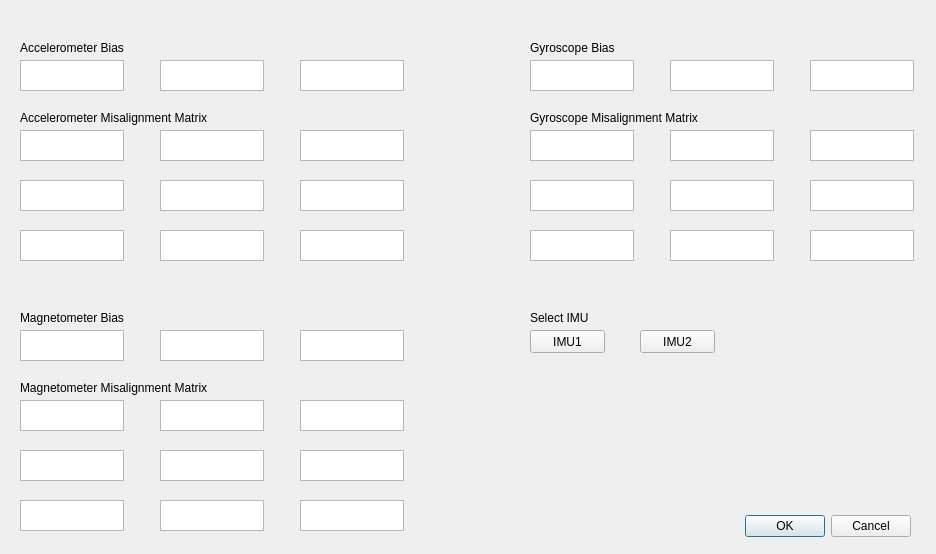
<?xml version="1.0" encoding="UTF-8"?>
<ui version="4.0">
 <class>calibrationDialog</class>
 <widget class="QDialog" name="calibrationDialog">
  <property name="geometry">
   <rect>
    <x>0</x>
    <y>0</y>
    <width>936</width>
    <height>554</height>
   </rect>
  </property>
  <property name="windowTitle">
   <string>Calibration dialog</string>
  </property>
  <widget class="QDialogButtonBox" name="buttonBox">
   <property name="geometry">
    <rect>
     <x>570</x>
     <y>510</y>
     <width>341</width>
     <height>32</height>
    </rect>
   </property>
   <property name="orientation">
    <enum>Qt::Horizontal</enum>
   </property>
   <property name="standardButtons">
    <set>QDialogButtonBox::Cancel|QDialogButtonBox::Ok</set>
   </property>
  </widget>
  <widget class="QLabel" name="labelaccbias">
   <property name="geometry">
    <rect>
     <x>20</x>
     <y>40</y>
     <width>181</width>
     <height>16</height>
    </rect>
   </property>
   <property name="text">
    <string>Accelerometer Bias</string>
   </property>
  </widget>
  <widget class="QTextEdit" name="textEditaccBx">
   <property name="geometry">
    <rect>
     <x>20</x>
     <y>60</y>
     <width>104</width>
     <height>31</height>
    </rect>
   </property>
  </widget>
  <widget class="QTextEdit" name="textEditaccBy">
   <property name="geometry">
    <rect>
     <x>160</x>
     <y>60</y>
     <width>104</width>
     <height>31</height>
    </rect>
   </property>
  </widget>
  <widget class="QTextEdit" name="textEditaccBz">
   <property name="geometry">
    <rect>
     <x>300</x>
     <y>60</y>
     <width>104</width>
     <height>31</height>
    </rect>
   </property>
  </widget>
  <widget class="QLabel" name="labelaccmat">
   <property name="geometry">
    <rect>
     <x>20</x>
     <y>110</y>
     <width>231</width>
     <height>16</height>
    </rect>
   </property>
   <property name="text">
    <string>Accelerometer Misalignment Matrix</string>
   </property>
  </widget>
  <widget class="QTextEdit" name="textEditaccM13">
   <property name="geometry">
    <rect>
     <x>300</x>
     <y>130</y>
     <width>104</width>
     <height>31</height>
    </rect>
   </property>
  </widget>
  <widget class="QTextEdit" name="textEditaccM12">
   <property name="geometry">
    <rect>
     <x>160</x>
     <y>130</y>
     <width>104</width>
     <height>31</height>
    </rect>
   </property>
  </widget>
  <widget class="QTextEdit" name="textEditaccM11">
   <property name="geometry">
    <rect>
     <x>20</x>
     <y>130</y>
     <width>104</width>
     <height>31</height>
    </rect>
   </property>
  </widget>
  <widget class="QTextEdit" name="textEditaccM23">
   <property name="geometry">
    <rect>
     <x>300</x>
     <y>180</y>
     <width>104</width>
     <height>31</height>
    </rect>
   </property>
  </widget>
  <widget class="QTextEdit" name="textEditaccM22">
   <property name="geometry">
    <rect>
     <x>160</x>
     <y>180</y>
     <width>104</width>
     <height>31</height>
    </rect>
   </property>
  </widget>
  <widget class="QTextEdit" name="textEditaccM21">
   <property name="geometry">
    <rect>
     <x>20</x>
     <y>180</y>
     <width>104</width>
     <height>31</height>
    </rect>
   </property>
  </widget>
  <widget class="QTextEdit" name="textEditaccM32">
   <property name="geometry">
    <rect>
     <x>160</x>
     <y>230</y>
     <width>104</width>
     <height>31</height>
    </rect>
   </property>
  </widget>
  <widget class="QTextEdit" name="textEditaccM31">
   <property name="geometry">
    <rect>
     <x>20</x>
     <y>230</y>
     <width>104</width>
     <height>31</height>
    </rect>
   </property>
  </widget>
  <widget class="QTextEdit" name="textEditaccM33">
   <property name="geometry">
    <rect>
     <x>300</x>
     <y>230</y>
     <width>104</width>
     <height>31</height>
    </rect>
   </property>
  </widget>
  <widget class="QTextEdit" name="textEditmagM22">
   <property name="geometry">
    <rect>
     <x>160</x>
     <y>450</y>
     <width>104</width>
     <height>31</height>
    </rect>
   </property>
  </widget>
  <widget class="QTextEdit" name="textEditmagM31">
   <property name="geometry">
    <rect>
     <x>20</x>
     <y>500</y>
     <width>104</width>
     <height>31</height>
    </rect>
   </property>
  </widget>
  <widget class="QLabel" name="labelmagbias">
   <property name="geometry">
    <rect>
     <x>20</x>
     <y>310</y>
     <width>181</width>
     <height>16</height>
    </rect>
   </property>
   <property name="text">
    <string>Magnetometer Bias</string>
   </property>
  </widget>
  <widget class="QTextEdit" name="textEditmagM11">
   <property name="geometry">
    <rect>
     <x>20</x>
     <y>400</y>
     <width>104</width>
     <height>31</height>
    </rect>
   </property>
  </widget>
  <widget class="QTextEdit" name="textEditmagM21">
   <property name="geometry">
    <rect>
     <x>20</x>
     <y>450</y>
     <width>104</width>
     <height>31</height>
    </rect>
   </property>
  </widget>
  <widget class="QTextEdit" name="textEditmagBz">
   <property name="geometry">
    <rect>
     <x>300</x>
     <y>330</y>
     <width>104</width>
     <height>31</height>
    </rect>
   </property>
  </widget>
  <widget class="QTextEdit" name="textEditmagBy">
   <property name="geometry">
    <rect>
     <x>160</x>
     <y>330</y>
     <width>104</width>
     <height>31</height>
    </rect>
   </property>
  </widget>
  <widget class="QTextEdit" name="textEditmagM33">
   <property name="geometry">
    <rect>
     <x>300</x>
     <y>500</y>
     <width>104</width>
     <height>31</height>
    </rect>
   </property>
  </widget>
  <widget class="QTextEdit" name="textEditmagBx">
   <property name="geometry">
    <rect>
     <x>20</x>
     <y>330</y>
     <width>104</width>
     <height>31</height>
    </rect>
   </property>
  </widget>
  <widget class="QTextEdit" name="textEditmagM12">
   <property name="geometry">
    <rect>
     <x>160</x>
     <y>400</y>
     <width>104</width>
     <height>31</height>
    </rect>
   </property>
  </widget>
  <widget class="QLabel" name="labelmagmat">
   <property name="geometry">
    <rect>
     <x>20</x>
     <y>380</y>
     <width>231</width>
     <height>16</height>
    </rect>
   </property>
   <property name="text">
    <string>Magnetometer Misalignment Matrix</string>
   </property>
  </widget>
  <widget class="QTextEdit" name="textEditmagM23">
   <property name="geometry">
    <rect>
     <x>300</x>
     <y>450</y>
     <width>104</width>
     <height>31</height>
    </rect>
   </property>
  </widget>
  <widget class="QTextEdit" name="textEditmagM13">
   <property name="geometry">
    <rect>
     <x>300</x>
     <y>400</y>
     <width>104</width>
     <height>31</height>
    </rect>
   </property>
  </widget>
  <widget class="QTextEdit" name="textEditmagM32">
   <property name="geometry">
    <rect>
     <x>160</x>
     <y>500</y>
     <width>104</width>
     <height>31</height>
    </rect>
   </property>
  </widget>
  <widget class="QTextEdit" name="textEditgyrM22">
   <property name="geometry">
    <rect>
     <x>670</x>
     <y>180</y>
     <width>104</width>
     <height>31</height>
    </rect>
   </property>
  </widget>
  <widget class="QTextEdit" name="textEditgyrM31">
   <property name="geometry">
    <rect>
     <x>530</x>
     <y>230</y>
     <width>104</width>
     <height>31</height>
    </rect>
   </property>
  </widget>
  <widget class="QLabel" name="labelgyrbas">
   <property name="geometry">
    <rect>
     <x>530</x>
     <y>40</y>
     <width>181</width>
     <height>16</height>
    </rect>
   </property>
   <property name="text">
    <string>Gyroscope Bias</string>
   </property>
  </widget>
  <widget class="QTextEdit" name="textEditgyrM11">
   <property name="geometry">
    <rect>
     <x>530</x>
     <y>130</y>
     <width>104</width>
     <height>31</height>
    </rect>
   </property>
  </widget>
  <widget class="QTextEdit" name="textEditgyrM21">
   <property name="geometry">
    <rect>
     <x>530</x>
     <y>180</y>
     <width>104</width>
     <height>31</height>
    </rect>
   </property>
  </widget>
  <widget class="QTextEdit" name="textEditgyrBz">
   <property name="geometry">
    <rect>
     <x>810</x>
     <y>60</y>
     <width>104</width>
     <height>31</height>
    </rect>
   </property>
  </widget>
  <widget class="QTextEdit" name="textEditgyrBy">
   <property name="geometry">
    <rect>
     <x>670</x>
     <y>60</y>
     <width>104</width>
     <height>31</height>
    </rect>
   </property>
  </widget>
  <widget class="QTextEdit" name="textEditgyrM33">
   <property name="geometry">
    <rect>
     <x>810</x>
     <y>230</y>
     <width>104</width>
     <height>31</height>
    </rect>
   </property>
  </widget>
  <widget class="QTextEdit" name="textEditgyrBx">
   <property name="geometry">
    <rect>
     <x>530</x>
     <y>60</y>
     <width>104</width>
     <height>31</height>
    </rect>
   </property>
  </widget>
  <widget class="QTextEdit" name="textEditgyrM12">
   <property name="geometry">
    <rect>
     <x>670</x>
     <y>130</y>
     <width>104</width>
     <height>31</height>
    </rect>
   </property>
  </widget>
  <widget class="QLabel" name="labelgyrmat">
   <property name="geometry">
    <rect>
     <x>530</x>
     <y>110</y>
     <width>231</width>
     <height>16</height>
    </rect>
   </property>
   <property name="text">
    <string>Gyroscope Misalignment Matrix</string>
   </property>
  </widget>
  <widget class="QTextEdit" name="textEditgyrM23">
   <property name="geometry">
    <rect>
     <x>810</x>
     <y>180</y>
     <width>104</width>
     <height>31</height>
    </rect>
   </property>
  </widget>
  <widget class="QTextEdit" name="textEditgyrM13">
   <property name="geometry">
    <rect>
     <x>810</x>
     <y>130</y>
     <width>104</width>
     <height>31</height>
    </rect>
   </property>
  </widget>
  <widget class="QTextEdit" name="textEditgyrM32">
   <property name="geometry">
    <rect>
     <x>670</x>
     <y>230</y>
     <width>104</width>
     <height>31</height>
    </rect>
   </property>
  </widget>
  <widget class="QPushButton" name="pushButtonIMU1">
   <property name="geometry">
    <rect>
     <x>530</x>
     <y>330</y>
     <width>75</width>
     <height>23</height>
    </rect>
   </property>
   <property name="text">
    <string>IMU1</string>
   </property>
  </widget>
  <widget class="QLabel" name="labelIMUsel">
   <property name="geometry">
    <rect>
     <x>530</x>
     <y>310</y>
     <width>81</width>
     <height>16</height>
    </rect>
   </property>
   <property name="text">
    <string>Select IMU</string>
   </property>
  </widget>
  <widget class="QPushButton" name="pushButtonIMU2">
   <property name="geometry">
    <rect>
     <x>640</x>
     <y>330</y>
     <width>75</width>
     <height>23</height>
    </rect>
   </property>
   <property name="text">
    <string>IMU2</string>
   </property>
  </widget>
 </widget>
 <resources/>
 <connections>
  <connection>
   <sender>buttonBox</sender>
   <signal>accepted()</signal>
   <receiver>calibrationDialog</receiver>
   <slot>accept()</slot>
   <hints>
    <hint type="sourcelabel">
     <x>248</x>
     <y>254</y>
    </hint>
    <hint type="destinationlabel">
     <x>157</x>
     <y>274</y>
    </hint>
   </hints>
  </connection>
  <connection>
   <sender>buttonBox</sender>
   <signal>rejected()</signal>
   <receiver>calibrationDialog</receiver>
   <slot>reject()</slot>
   <hints>
    <hint type="sourcelabel">
     <x>316</x>
     <y>260</y>
    </hint>
    <hint type="destinationlabel">
     <x>286</x>
     <y>274</y>
    </hint>
   </hints>
  </connection>
 </connections>
</ui>
